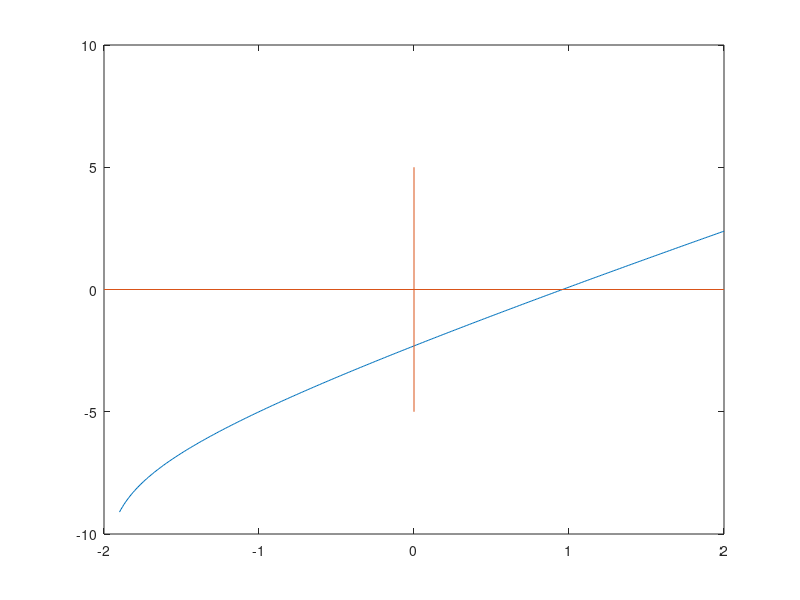

This figure's MATLAB source: (Note: this script raises an error after producing the figure.)
%Grafik Tunggal Persamaan 3

x = linspace(-1.9,2,400);
f = @(x) log(x + 2) + 2*x - 3;
y = f(x);
plot(x,y)

line([-2,2],[0,0])
line([0,0],[-5,5])

gtext('y = log(x + 2) + 2x - 3')
gtext('Akar')
